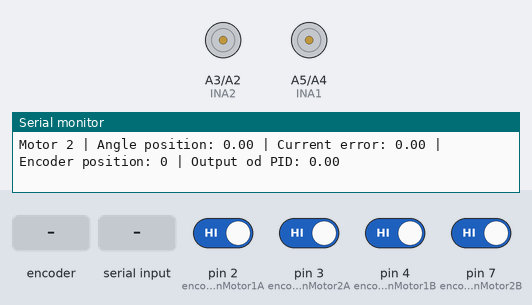
A sketch run on a simulated Arduino Uno, built with avr-gcc and run on an emulated ATmega328P. Shown: motor-driver pin pairs drawn as motors (green arrow = first pin HIGH = forward, orange = second pin HIGH = backward, longer = more drive, scaled by the enable pin), the last lines printed to the serial monitor. The inputs (shaded band) are chosen by the test bench; at power-on: pin 2 (encoderPinMotor1A), pin 3 (encoderPinMotor2A), pin 4 (encoderPinMotor1B), pin 7 (encoderPinMotor2B) HIGH.

Above: at 1.2 s.
1.3 s: rotary encoder on pin 2 (encoderPinMotor1A) / pin 4 (encoderPinMotor1B) turned 1 step (first pin leading)
3.0 s: pin 3 (encoderPinMotor2A) driven LOW
4.5 s: "90,45\n" received over Serial
At 4.9 s:
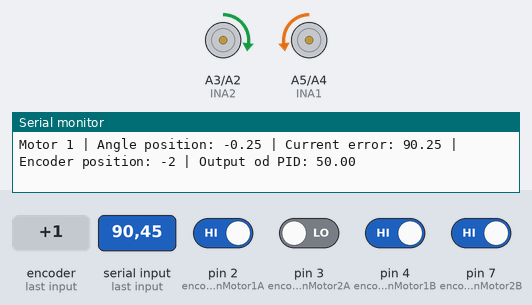
6.0 s: "1,90\n" received over Serial
At 6.4 s:
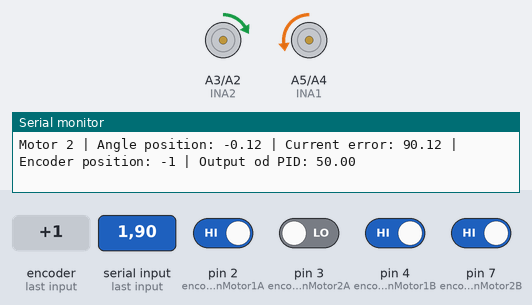
9.0 s: rotary encoder on pin 2 (encoderPinMotor1A) / pin 4 (encoderPinMotor1B) turned 2 steps (second pin leading)
At 9.4 s:
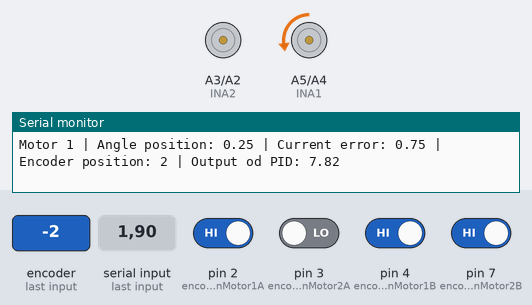
10.9 s: "30,150\n" received over Serial
At 12.1 s:
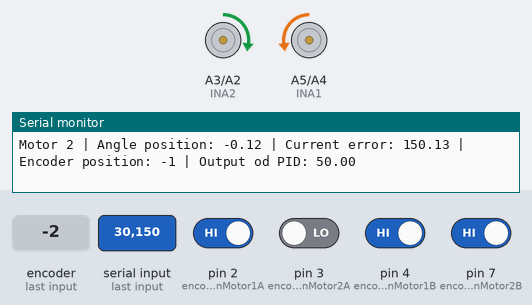
Timing chart, 0 to 13.9 s (numbered marks = the images above; inputs shaded):
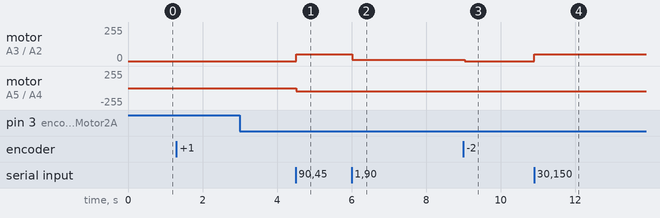

The sketch:

motor_encoder_interrupt_pid.ino
```cpp
// Libraries
#include <PID_v1.h>

// Headers of external functions
void handleEncoderMotor1();                                           // Interruption of Encoder Pin A of Motor 1
void handleEncoderMotor2();                                           // Interruption of Encoder Pin A of Motor 2
void printMotorStates(String, double, float, volatile long, double);  // It prints out the states of the motors

// ################################################
// ########## MOTOR VARIABLES & PINS ##############
// ################################################
// Motor 1 - Orientation
int PWM1 = 5;
#define INA1 A5
#define INB1 A4
// Motor 2 - Orientation
int PWM2 = 6;
#define INA2 A3
#define INB2 A2
// Gear and encoder parameters
const float PPR = 16;
const float gearRatio = 90;
const float decodeNumber = 2;
// Initial variables
double rotationalAngleMotor1 = 0.0;
double rotationalAngleMotor2 = 0.0;

// ##################################################
// ########## ENCODER VARIABLES & PINS ##############
// ##################################################
// Pin configuration
const int encoderPinMotor1A = 2;  // Connect encoder channel A Motor 1 to digital pin 2
const int encoderPinMotor1B = 4;  // Connect encoder channel B Motor 1 to digital pin 4
const int encoderPinMotor2A = 3;  // Connect encoder channel A Motor 2 to digital pin 3
const int encoderPinMotor2B = 7;  // Connect encoder channel A Motor 2 to digital pin 7
// Initial variables
volatile long encoderPositionMotor1 = 0;  // Encoder position, volatile as it's modified in an interrupt
volatile long encoderPositionMotor2 = 0;  // Encoder position, volatile as it's modified in an interrupt

// ###################################################
// ########## PID INSTANCES & VARIABLES ##############
// ###################################################
// Motor 1
double setpointMotor1 = 0.0;  // Desired position (angle in this case)
double inputMotor1, outputMotor1;
double Kp_M1 = 5.0, Ki_M1 = 0.1, Kd_M1 = 0.0;  // PID tuning parameters
PID pid_M1(&inputMotor1, &outputMotor1, &setpointMotor1, Kp_M1, Ki_M1, Kd_M1, DIRECT);
float current_error_motor1 = 0.0;
// Motor 2
double setpointMotor2 = 0.0;  // Desired position (angle in this case)
double inputMotor2, outputMotor2;
double Kp_M2 = 5.0, Ki_M2 = 0.1, Kd_M2 = 0.0;  // PID tuning parameters
PID pid_M2(&inputMotor2, &outputMotor2, &setpointMotor2, Kp_M2, Ki_M2, Kd_M2, DIRECT);
float current_error_motor2 = 0.0;
// Error threshold for negligible error in Stable State
#define ERROR_THRESHOLD 10.0

void setup() {
  // #######################################
  // ########## ENCODER SETUP ##############
  // Set up the encoder pins as inputs with pullup resistors
  pinMode(encoderPinMotor1A, INPUT_PULLUP);
  pinMode(encoderPinMotor1B, INPUT_PULLUP);
  pinMode(encoderPinMotor2A, INPUT_PULLUP);
  pinMode(encoderPinMotor2B, INPUT_PULLUP);
  // Attach interrupts to the encoder pins
  // Arduino R4 Minima
  // 2, 3 pins available for Interruptions
  attachInterrupt(digitalPinToInterrupt(encoderPinMotor1A), handleEncoderMotor1, CHANGE);  // Pin 2
  attachInterrupt(digitalPinToInterrupt(encoderPinMotor2A), handleEncoderMotor2, CHANGE);  // Pin 3

  // #####################################
  // ########## MOTOR SETUP ##############
  // Motor 1 initial setup
  pinMode(PWM1, OUTPUT);
  pinMode(INA1, OUTPUT);
  pinMode(INB1, OUTPUT);
  // Motor 2 initial setup
  pinMode(PWM2, OUTPUT);
  pinMode(INA2, OUTPUT);
  pinMode(INB2, OUTPUT);

  // ###################################
  // ########## PID SETUP ##############
  // PID for Motor 1 Orientation
  pid_M1.SetMode(AUTOMATIC);
  pid_M1.SetOutputLimits(-50, 50);  // Adjust output limits based on your motor driver - [0, 255] -> Level of PWM output -> Speed
  pid_M1.SetSampleTime(5);          // Set PID sample time in milliseconds
  // PID for Motor 2 Orientation
  pid_M2.SetMode(AUTOMATIC);
  pid_M2.SetOutputLimits(-50, 50);  // Adjust output limits based on your motor driver - [0, 255] -> Level of PWM output -> Speed
  pid_M2.SetSampleTime(5);          // Set PID sample time in milliseconds

  // #########################################
  // ########## SERIAL SETUP ##############
  Serial.begin(115200);
}

void loop() {
  // Communication for setting another Setpoint
  if (Serial.available() > 0) {
    /*
    Example:
    Input of serial monitor:
    - 120,26 (Press enter to send "\n")
    Output:
    - setpointMotor1 = 120
    - setpointMotor2 = 26
    */
    String temp_string = Serial.readStringUntil('\n'); // Read unitl "New line"
    int commaIndex = temp_string.indexOf(','); // Get the index of the comma ","
    if (commaIndex != -1) { // Ensure comma is found
      // Separate numbers
      String var1_string = temp_string.substring(0, commaIndex); // First number
      String var2_string = temp_string.substring(commaIndex + 1); // Second number
      // String to int
      int var1 = var1_string.toInt();
      int var2 = var2_string.toInt();
      // Update the setpoins
      setpointMotor1 = var1;
      setpointMotor2 = var2;
    }
  }

  // ############ Interruption explanation ################
  // For every moment that Pin 2 and Pin 3 changes
  // -> handleEncoderMotor1 or handleEncoderMotor2 will run in the background
  // These functions will modify the variables:
  // "encoderPositionMotor1" and "encoderPositionMotor2"
  // ######################################################

  // Calculating the angle in degrees of the motors
  rotationalAngleMotor1 = (360.0 * encoderPositionMotor1) / (PPR * decodeNumber * gearRatio); // Degree
  rotationalAngleMotor2 = (360.0 * encoderPositionMotor2) / (PPR * decodeNumber * gearRatio); // Degree

  // Update the input value of the PID due to pointers.
  // Feedback of the actual position of the motor.
  inputMotor1 = rotationalAngleMotor1; // Degree
  inputMotor2 = rotationalAngleMotor2; // Degree

  // Current error of the motor
  current_error_motor1 = setpointMotor1 - rotationalAngleMotor1;
  current_error_motor2 = setpointMotor2 - rotationalAngleMotor2;

  // Compute the PID to get a new output.
  // New output is updated due to pointers.
  pid_M1.Compute();
  pid_M2.Compute();

  // Clockwise (CW) or Counterclockwise (CCW)
  // !!!!! CHECK IF THE DIRECTION OF THE ROTATION OF THE
  // MOTOR ALIGNS WITH THE OUTPUT OF THE PID IN THE TEST !!!!!
  // Change it LOW instead of HIGH and viceversa
  // Motor1
  if (outputMotor1 > 0) {
    digitalWrite(INA1, LOW);
    digitalWrite(INB1, HIGH);
  } else { // outputMotor1 <= 0
    digitalWrite(INA1, HIGH);
    digitalWrite(INB1, LOW);
  }
  // Motor 2
  if (outputMotor2 > 0) {
    digitalWrite(INA2, HIGH);
    digitalWrite(INB2, LOW);
  } else { // outputMotor2 <= 0
    digitalWrite(INA2, LOW);
    digitalWrite(INB2, HIGH);
  }

  // Threshold for negligible error on the position
  // i.e.: Error of 5 degrees -> negligible
  float temp_output_M1 = outputMotor1;
  if (abs(outputMotor1) < ERROR_THRESHOLD) {
    temp_output_M1 = 0.0;
  }
  // Final PWM for motor 1
  analogWrite(PWM1, abs(temp_output_M1));

  float temp_output_M2 = outputMotor2;
  if (abs(outputMotor2) < ERROR_THRESHOLD) {
    temp_output_M2 = 0.0;
  }
  // Final PWM for motor 2
  analogWrite(PWM2, abs(temp_output_M2));

  // Print out the motor and encoder states to supervise
  printMotorStates("Motor 1", rotationalAngleMotor1, current_error_motor1, encoderPositionMotor1, outputMotor1);
  printMotorStates("Motor 2", rotationalAngleMotor2, current_error_motor2, encoderPositionMotor2, outputMotor2);
}

// Interrupt service routine for the encoder Motor 1

void handleEncoderMotor1() {
  // Read the current state of the two channels
  int stateA = digitalRead(encoderPinMotor1A);
  int stateB = digitalRead(encoderPinMotor1B);

  // Update the encoder position based on the quadrature encoding
  if (stateA == stateB) {
    // Clockwise rotation
    encoderPositionMotor1++;
  } else {
    // Counterclockwise rotation
    encoderPositionMotor1--;
  }
}

// Interrupt service routine for the encoder Motor 2

void handleEncoderMotor2() {
  // Read the current state of the two channels
  int stateA = digitalRead(encoderPinMotor2A);
  int stateB = digitalRead(encoderPinMotor2B);

  // Update the encoder position based on the quadrature encoding
  if (stateA == stateB) {
    // Clockwise rotation
    encoderPositionMotor2++;
  } else {
    // Counterclockwise rotation
    encoderPositionMotor2--;
  }
}

void printMotorStates(String motor, double rotationalAngle, float current_error, volatile long encoderPosition, double output) {
  Serial.print(motor);
  Serial.print(" | Angle position: ");
  Serial.print(rotationalAngle);
  Serial.print(" | Current error: ");
  Serial.print(current_error);
  Serial.print(" | Encoder position: ");
  Serial.print(encoderPosition);
  Serial.print(" | Output od PID: ");
  Serial.println(output);
}
```

Measured:
- after the input at 4.5 s, motor on A3 (INA2) / A2 (INB2): stopped → forward 50/255 at once; motor on A5 (INA1) / A4 (INB1): stopped → backward 50/255 at once
- after the input at 6.0 s, motor on A3 (INA2) / A2 (INB2): forward 50/255 → forward 10/255 at once
- after the input at 9.0 s, motor on A3 (INA2) / A2 (INB2): forward 10/255 → stopped at once
- after the input at 10.9 s, motor on A3 (INA2) / A2 (INB2): stopped → forward 50/255 at once
